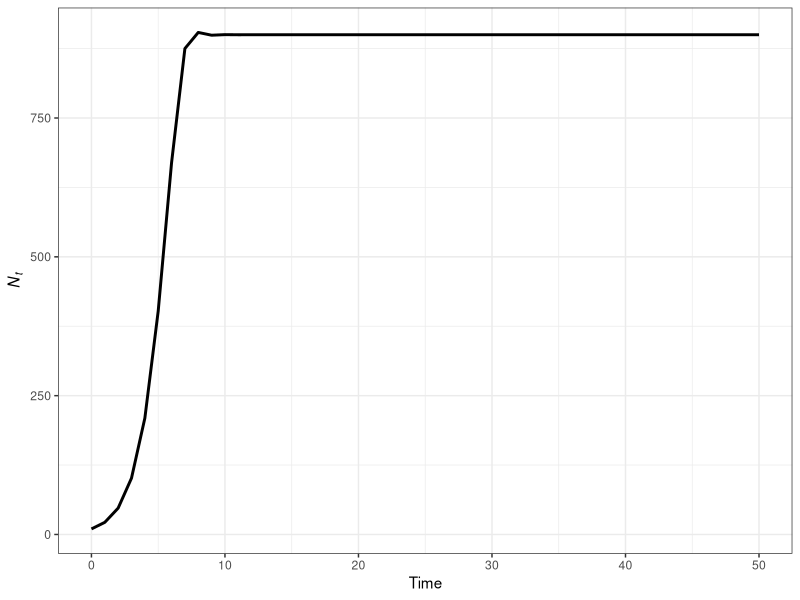
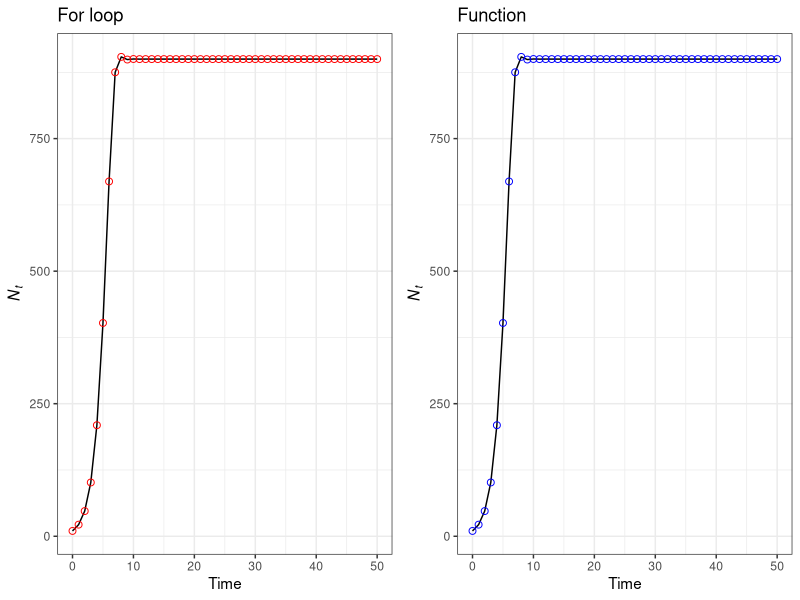
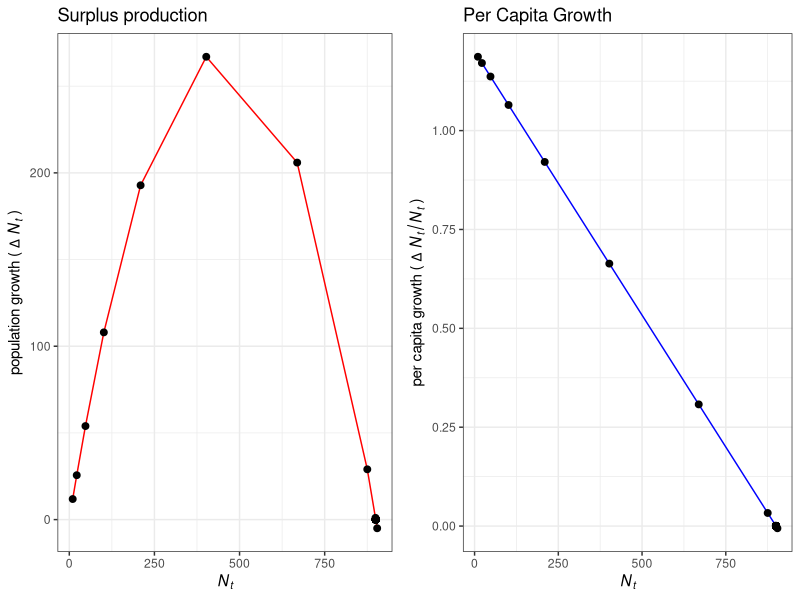
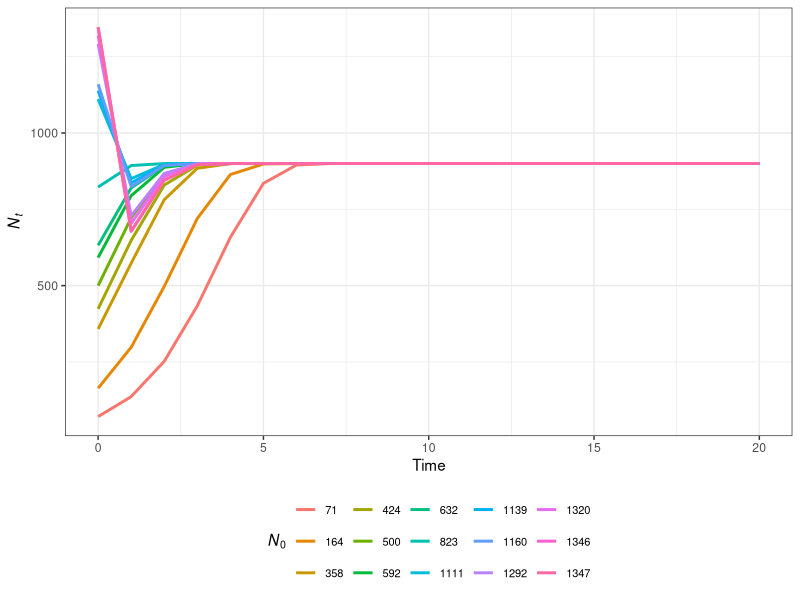
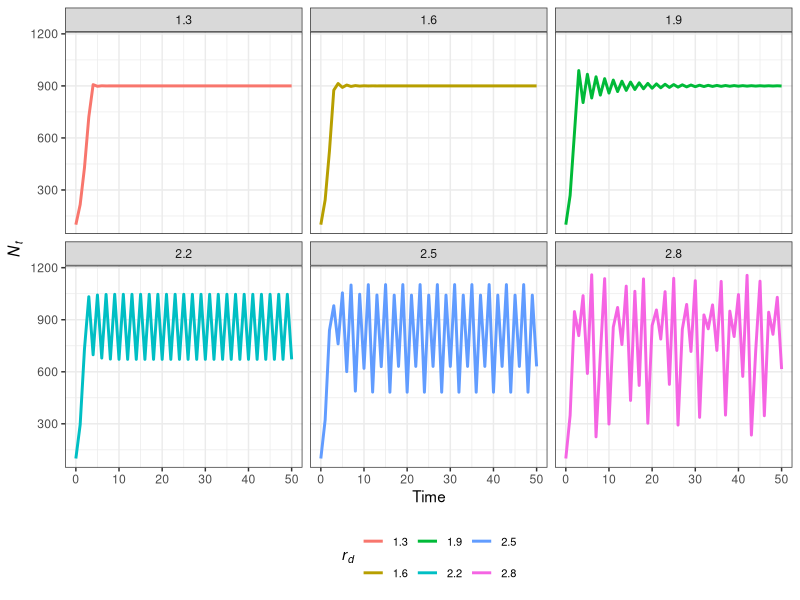

These figures' R source, in order:
#' """ Workshop 4: Density dependent models
#'     @author: BSC 6926 B53
#'     date: 9/13/2022"""

#This workshop cover density dependent population growth models. In these set of models, the change in population size between time points is influenced by the number of individuals in the population. This script will give examples of how to model discrete density dependent population growth models.  

## Discrete density dependent growth models
# The basic formula for the discrete density dependent growth model is represented by 
# $$N_{t+1} = N_t + r_dN_t(1-(N_t/K))$$
#   where $N_t$ is the population size at time $t$, $K$ is the carrying capacity of the population, and $r_d$ is the discrete growth factor. It is important to know that 
# $r_d = \lambda -1$. \

# We can use a `for` loop to calculate discrete density dependent growth 
library(tidyverse)

N_0 = 10 #Starting population size
years = 50 #fifty time steps
pop = tibble(time = 0:years,
             Nt = NA)
pop$Nt[pop$time == 0] = N_0
pop

rd = 1.2 #geometric growht factor
K = 900 #carrying capacity

#Discrete logistic model using for loop 
for(i in 2:length(pop$time)){
  pop$Nt[i] = pop$Nt[i - 1]  + rd*pop$Nt[i - 1]*(1 - pop$Nt[i - 1] / K)
}
pop

ggplot(pop, aes(time, Nt))+
  geom_line(size = 1) +
  labs(x = 'Time', y = expression(italic(N[t])))+
  theme_bw()

#Since we have many arguments, it might make sense for us to use a custom function for this model. 

## Custom functions
#So far we have used functions that are apart of base R or from different packages, but we can also build custom functions. Custom functions are useful when existing functions will not do the task at hand, or when combining functions over multiple times. These can be used for vector operations.

#The basic structure is 
# function_name = function(arguments){
#   code_here
#   return(output)
# }

# The `arguments` can be empty and therefore required, or set equal to a value. If set to a value, the default is that value, but a new value can be indicated that will override the default value.

# custom funciton 
my_fx = function(x){
  b = x * 23
  return(b)
}

my_fx(5)

t = seq(2,10,2)
my_fx(t)

# custom function with multiple arguments
my_fx2 = function(x,y = 4){
  b = x/y
  return(b)
}

my_fx2(4)
my_fx2(4, 5)

# custom fucntion with true false

my_fx3 = function(x = T){ 
  if (x == T){
    cat('x is true \n')
  }else{
    cat('x is not true \n')
  }
}

my_fx3(x = T)
my_fx3()
my_fx3(x = F)
my_fx3(x = 5)


# custom functions with vector operations
mi_km = function(mi){
  km = mi * 1.60934
  return(km)
}

mtcars %>%
  mutate(kmpg = mi_km(mpg))

## Function for density dependent growth
#Using a custom function we can create a function for density dependent population growth.\
#*Note that it is similar to above but instead of * $N_{t-1}$ *to calculate* $N_t$ *we are using* $N_t$ *to calculate* $N_{t+1}$
  
dlogisticD = function(K, rd, N_0, years) {
  logis = tibble(Nt = NA, time = 0:years)
  logis$Nt[logis$time == 0] = N_0
  
  for(i in 1:(length(logis$time)-1)){
    logis$Nt[i+1] = logis$Nt[i]  + rd*logis$Nt[i]*(1 - logis$Nt[i] / K)
  }
  return(logis)
}

dfx = dlogisticD(K = 900, rd = 1.2, N_0 = 10, years = 50) 

dfx

#We can compare the output of the function to the output of the for loop.
library(ggpubr)

a = ggplot(pop, aes(x = time, y = Nt)) +
  geom_line() +
  geom_point(color = "red", size = 2, shape = 1) +
  labs(x = 'Time', y = expression(italic(N[t])),
       title = 'For loop')+
  theme_bw()

b = ggplot(dfx, aes(x = time, y = Nt)) +
  geom_line() +
  geom_point(color = "blue", size = 2, shape = 1) +
  labs(x = 'Time', y = expression(italic(N[t])),
       title = 'Function')+
  theme_bw()


# plot combined
ggarrange(a,b,
          nrow = 1)
## Relation between growth rate and density
# Based on the above population curves, we can see that population growth ($\Delta N_t$) starts out small when both $t$ and $N_t$ are small, accelerates as $N_t$ grows, and then over time, slows down and reaches an asymptote of $K$.
# 
# Using `mutate()` we can calculate the population growth increment ($\Delta N_t$) and the per capita growth ($\Delta N_t/N_t$). The population growth is the $r_dN_t(1-N_t/K)$ of the equation.

pop.1 = pop %>%
  mutate(lambda = lead(Nt) / Nt, pop.growth = (rd*Nt)*(1 - Nt/K),
         per.capita = pop.growth / Nt)

pop.1

#Surplus/Production/Population growth
surplus = ggplot(pop.1, aes(Nt, pop.growth)) + 
  geom_line(color = "red") +
  geom_point(size = 2) +
  labs(x = expression(italic(N[t])),
       y =  expression('population growth ('~italic(Delta~N[t])~')'),
       title = 'Surplus production')+
  theme_bw()

#Per Capita Growth Increment or Density Dependent Effect
per.capita = ggplot(pop.1, aes(Nt, per.capita)) + 
  geom_line(color = "blue") +
  geom_point(size = 2) +
  labs(x = expression(italic(N[t])),
       y =  expression('per capita growth ('~italic(Delta~N[t]/N[t])~')'),
       title = 'Per Capita Growth')+
  theme_bw()

ggarrange(surplus, per.capita,
          nrow = 1)

## Effect of $N_0$
# Here we can see how the $N_0$ affects the output of the model.
# 
# We can do so using a nested `for` loop. 

# set initial parameters
years = 20
rd = 1
K = 900
N0s = floor(runif(15, 0, 1.5*K))

#For loop within a for loop example
for(j in 1:length(N0s)){
  # set up tibble to store data
  popJ = tibble(time = 0:years, Nt = NA, N0 = N0s[j])
  # set initial condition
  popJ$Nt[popJ$time == 0] = N0s[j]
  
  for(i in 2:length(popJ$time)){
    
    popJ$Nt[i] = popJ$Nt[i - 1]  + rd*popJ$Nt[i - 1]*(1 - popJ$Nt[i - 1] / K)
  }
  # combine 
  if(j == 1){
    popAll <- popJ 
  }else{
    popAll <- bind_rows(popAll, popJ)
  }
}
popAll

#This can also be done by using an `if` statement in the `for` loop.

# set up tibble to store data
pop3= tibble(time = rep(0:years, times = length(N0s)),
             Nt = NA, N0 = rep(N0s, each = years + 1))
# set N_0 
pop3$Nt[pop3$time == 0] = N0s

for(i in 1:length(pop3$time)){
  if(pop3$time[i] != 0){
    pop3$Nt[i] = pop3$Nt[i - 1]  + rd*pop3$Nt[i - 1]*(1 - pop3$Nt[i - 1] / K)}
}
pop3

#Plot results
ggplot(popAll, aes(time, Nt, color = as.factor(N0))) +
  geom_line(size = 1)+
  labs(y = expression(italic(N[t])),
       x = 'Time',
       color = expression(italic(N[0])))+
  theme_bw()+
  theme(legend.position = 'bottom',
        legend.text = element_text(size = 8))

# Why Overshooting $K$?
  
## Effect of $r_d$
# Now let's see how changing $r_d$ changes the model output

# initial conditions
years = 50
rds = c(1.3, 1.6, 1.9, 2.2, 2.5, 2.8) 
K = 900
N_0 = 100

# set up tibble to store data
pop4= tibble(time = rep(0:years, times = length(rds)),
               Nt = NA, rd = rep(rds, each = years + 1))
# set N_0 
pop4$Nt[pop4$time == 0] = N_0

for(i in 1:length(pop4$time)){
  if(pop4$time[i] != 0){
  pop4$Nt[i] = pop4$Nt[i - 1]  + pop4$rd[i]*pop4$Nt[i - 1]*(1 - pop4$Nt[i - 1] / K)}
}
pop4

#Plot the results 
ggplot(pop4, aes(time, Nt, color = as.factor(rd))) +
  geom_line(size = 1)+
  labs(y = expression(italic(N[t])),
       x = 'Time',
       color = expression(italic(r[d])))+
  facet_wrap(~rd, nrow = 2)+
  theme_bw()+
  theme(legend.position = 'bottom',
        legend.text = element_text(size = 8))

#rd 1.6-1.9 = dampened oscillation 
#rd 2 - 2.5 = stable two-point cycles
#rd > 2.5 - 2.6 = stable four-point cycles or more
#rd > 2.6 = variable cycles around K through time = Chaos
#Chaos = no random, complex, and non repeating cycles sensitive to initial conditions

# ## Exercises
# 1) Using the sparrows dataset from the primer package, plot the population size over time. Calculate the average $\lambda$ (hint: you will need to use the geometric mean) for the sparrow population.
# 
# 2) Project the population over the next 50 years for the sparrow population using the average $\lambda$ from exercise 1. For now use the mean sparrow count for $K$, and use the minimum sparrow count as $N_0$. Plot the results. 
# 
# 3) Did it reach $K$? If not, how many years does it take based on your $r_d$? Plot the results.
# 
# 4) Challenge: Simulate/Project the sparrow based on different $K$ = 25, 30, 40, 50. Plot the results. 
